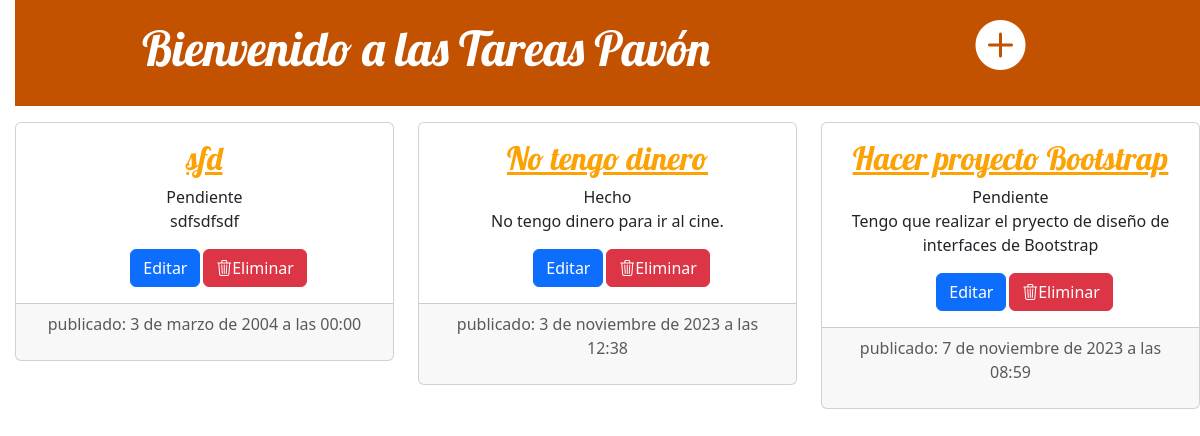
The app's page /, older data.
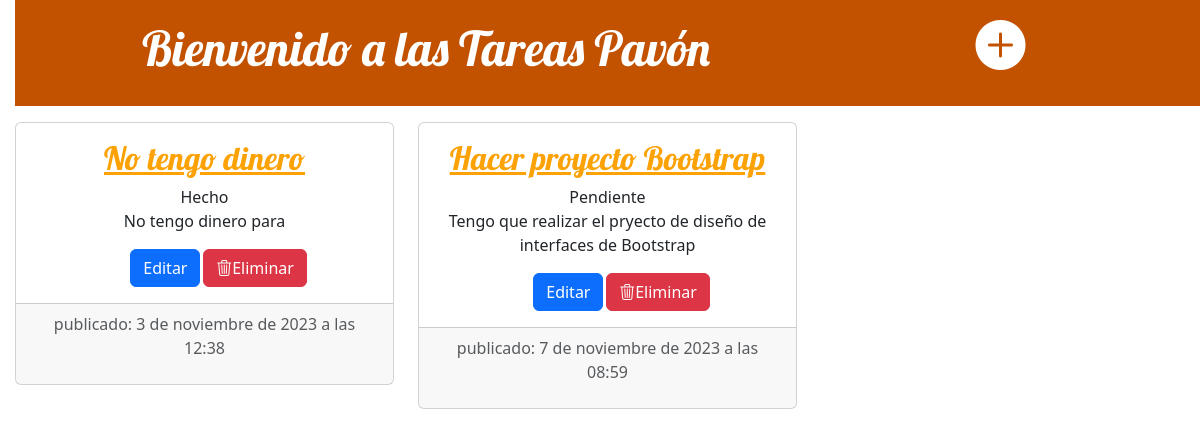
The same page, newer data.
### task/models.py (models this page shows, shortened)
class Task(models.Model):
    title = models.CharField(max_length=200)
    descripcion = models.TextField()
    fecha_creacion = models.DateTimeField(default=timezone.now)
    hecho = models.BooleanField(default=False)

### task/views.py (the view, shortened to what this page needs)
# urls.py: path('', ListClass.as_view(), name='list_tasks'),
class ListClass(View):
    nombre_template = 'task/list_tasks.html'
    tasks = Task.objects.filter(fecha_creacion__lte=timezone.now()).order_by('fecha_creacion')
    def actualizaTask(self):
        self.task = Task.objects.filter(fecha_creacion__lte=timezone.now()).order_by('fecha_creacion')
        return self.task
    def get(self, request):
        form = TaskForm()
        return render(request, self.nombre_template, {'tasks': self.actualizaTask()})

### task/templates/task/list_tasks.html (shortened to what this page needs)
{% load static %}
<head>
    <link href="https://cdn.jsdelivr.net/npm/bootstrap@5.3.2/dist/css/bootstrap.min.css" rel="stylesheet">
    <link rel="stylesheet" href="https://cdn.jsdelivr.net/npm/bootstrap-icons@1.11.1/font/bootstrap-icons.css">
    <link rel="stylesheet" href="{% static 'css/style.css' %}">
</head>
<body class="text-center">
    <div class="page-header">
        <div class="row">
                <div class="col-8"><h1><a href="/">Bienvenido a las Tareas Pavón</a></h1></div>
                <div class="col-4"><a href="{% url 'task_creation' %}" class="top-menu"><i class="plus bi bi-plus-circle-fill"></i></a></div>
        </div>
    </div>
<div class="row pt-3">
{% for task in tasks %}
        <div class="col-4">
            <div class="card text-center">
                <div class="card-body">
                    <h2 class="card-title"><a href="{% url 'task_details' pk=task.pk %}">{{ task.title }} </a></h2>{{ task.hecho|yesno:"Hecho,Pendiente" }}
                    <p class="card-text">{{ task.descripcion|linebreaksbr }} </p>
                  <div class="row offset-3">
                    <div class="col-1"><a href="{% url 'task_edition' pk=task.pk %}" class="btn btn-primary">Editar</a></div>
                    <div class="col-6 offset-2"> <a href="{% url 'delete' pk=task.pk %}" class="btn btn-danger"><i class="bi bi-trash3"></i>Eliminar</a></div>
                  </div>
                </div>
                <div class="card-footer text-body-secondary">
                    <p> publicado: {{ task.fecha_creacion }}</p>
                </div>
            </div>
        </div>
{% endfor %}
</div>
</body>

### task/static/css/style.css (style rules this page uses)
body { padding-left: 15px; }
h1 a, h2 a { color: #FCA205; font-family: 'Lobster'; }
.page-header { background-color: #C25100; margin-top: 0; padding: 20px 20px 20px 40px; }
.page-header h1, .page-header h1 a, .page-header h1 a:visited, .page-header h1 a:active { color: #ffffff; font-size: 36pt; text-decoration: none; }
.plus { font-size: 50px; color: #ffffff; }

Row changes from the older to the newer data that the page shows:
removed Task: title "sfd", hecho "Pendiente", descripcion "sdfsdfsdf", fecha_creacion "3 de marzo de 2004 a las 00:00"
changed Task "No tengo dinero": descripcion "No tengo dinero para ir al cine." → "No tengo dinero para"
